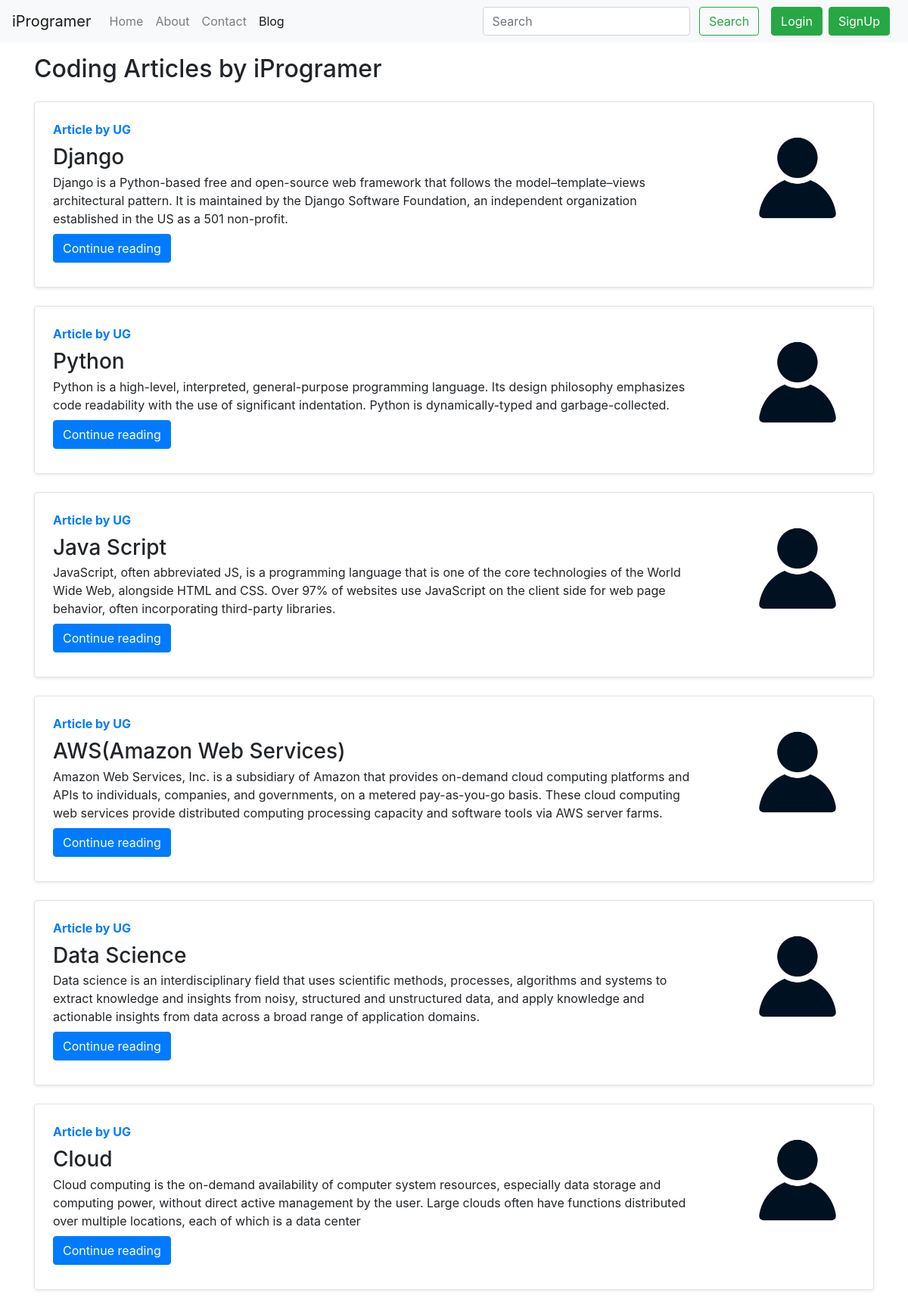
Screenshot of /blog/ with the database file from the repository.
### blog/models.py (models this page shows, shortened)
class Post(models.Model):
    sno=models.AutoField(primary_key=True)
    title=models.CharField(max_length=255)
    author=models.CharField(max_length=14)
    slug=models.CharField(max_length=130)
    timeStamp=models.DateTimeField(blank=True)
    content=models.TextField()

### blog/views.py (the view)
# urls.py: path('',views.blogHome,name='bloghome'),
def blogHome(request):
    allPosts= Post.objects.all()
    context={'allPosts': allPosts}
    return render(request, "blog/blogHome.html", context)

### templates/blog/blogHome.html (shortened to what this page needs)
{% extends 'base.html' %}
{% block blogactive %} active {% endblock blogactive %}
{% block body %}
<div class="container my-3">
    <h2>Coding Articles by iProgramer</h2>
    {% for post in allPosts  %}
    <div class="row no-gutters border rounded overflow-hidden flex-md-row mb-4 shadow-sm h-md-250 my-4 position-relative">
        <div class="col p-4 d-flex flex-column position-static">
            <strong class="d-inline-block mb-2 text-primary">Article  by {{post.author}}</strong>
            <h3 class="mb-0">{{post.title}}</h3>
            <p class="card-text mb-auto">{{post.content| truncatechars:500}}</p>
            <div class="my-2">
            	<a href="/blog/{{post.slug}}" role="button" class="btn btn-primary">Continue reading</a>
            </div>
        </div>
        <div class="col-auto d-none d-lg-block">
            <img src = "/static/img/user.jpg" width="200px" height="200px">
        </div>
        </div>
        {% endfor %}
    </div>
 {% endblock %}

### templates/base.html (shortened to what this page needs)
<!doctype html>
<html lang="en">
  <head>
    <link rel="stylesheet" href="https://stackpath.bootstrapcdn.com/bootstrap/4.5.2/css/bootstrap.min.css">
  </head>
  <body>
    <nav class="navbar navbar-expand-lg navbar-light bg-light">
        <a class="navbar-brand" href="/">iProgramer</a>
        <div class="collapse navbar-collapse" id="navbarSupportedContent">
          <ul class="navbar-nav mr-auto">
            <li class="nav-item {% block homeactive %}  {% endblock homeactive %}">
              <a class="nav-link" href="/">Home <span class="sr-only">(current)</span></a>
            </li>
            <li class="nav-item {% block aboutactive %}  {% endblock aboutactive %}" >
              <a class="nav-link" href="/about">About</a>
            </li>
            <li class="nav-item {% block contactactive %}  {% endblock contactactive %} ">
              <a class="nav-link" href="/contact">Contact</a>
            </li>
            <li class="nav-item {% block blogactive %}  {% endblock blogactive %} ">
              <a class="nav-link" href="/blog">Blog</a>
            </li>
          </ul>
          <div class="ml-auto form-inline ">
          <form method="get" action="/search"class="my-2 my-lg-0 mx-3">
            <input class="form-control mr-sm-2" type="search" placeholder="Search" aria-label="Search" name="query" id="query">
            <button class="btn btn-outline-success my-2 my-sm-0 " type="submit">Search</button>
          </form>
{% if user.is_authenticated %}
<ul class="navbar-nav mr-2">
<li class="nav-item dropdown">
<a class="nav-link dropdown-toggle" href='#' id="navbarDropdown" role="button" data-toggle="dropdown"> Welcome {{request.user}}</a>
<div class="dropdown-menu" aria-labelledby="navbarDropdown">
          <a class="dropdown-item" href="/logout">Logout</a>
        </div>
      </li>
      </ul>
      </div>
{% else %}
<button type="button" class="btn btn-success mr-2" data-toggle="modal" data-target="#loginModal">
Login
</button>
<button type="button" class="btn btn-success mr-2" data-toggle="modal" data-target="#signupModal">
SignUp
</button>
{% endif %}
        </div>
      </nav>
      {% block body %}  {% endblock body %}
  </body>
</html>

### rows the page displays
Post: author "UG", title "Django", content "Django is a Python-based free and open-source web framework that follows the model–template–views architectural pattern. It is maintained by the Django Software Foundation, an independent organization established in the US as a 501 non-profit."
Post: author "UG", title "Python", content "Python is a high-level, interpreted, general-purpose programming language. Its design philosophy emphasizes code readability with the use of significant indentation. Python is dynamically-typed and garbage-collected."
Post: author "UG", title "Java Script", content "JavaScript, often abbreviated JS, is a programming language that is one of the core technologies of the World Wide Web, alongside HTML and CSS. Over 97% of websites use JavaScript on the client side for web page behavior, often incorporating third-party libraries."
Post: author "UG", title "AWS(Amazon Web Services)", content "Amazon Web Services, Inc. is a subsidiary of Amazon that provides on-demand cloud computing platforms and APIs to individuals, companies, and governments, on a metered pay-as-you-go basis. These cloud computing web services provide distributed computing processing capacity and software tools via AWS server farms."
Post: author "UG", title "Data Science", content "Data science is an interdisciplinary field that uses scientific methods, processes, algorithms and systems to extract knowledge and insights from noisy, structured and unstructured data, and apply knowledge and actionable insights from data across a broad range of application domains."
Post: author "UG", title "Cloud", content "Cloud computing is the on-demand availability of computer system resources, especially data storage and computing power, without direct active management by the user. Large clouds often have functions distributed over multiple locations, each of which is a data center"
